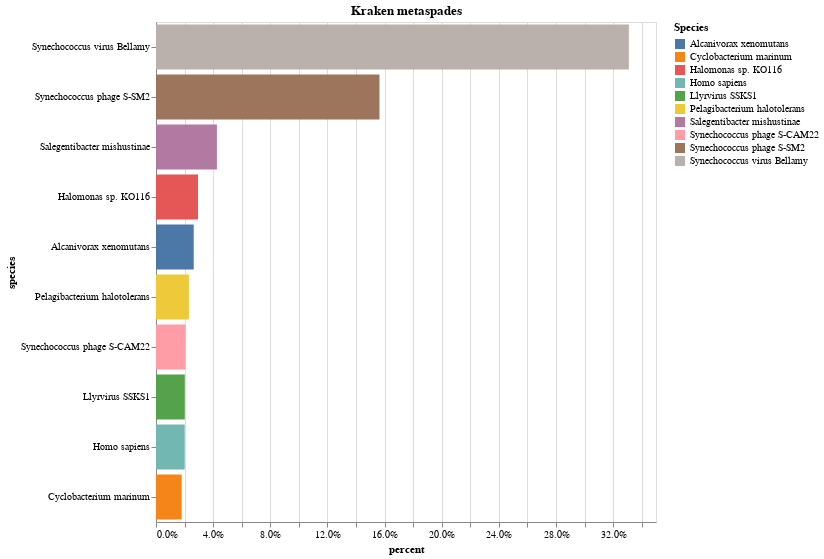

Here is the notebook cell this chart was saved with:
### Code cell
alt.Chart(kraken_metaspades, title='Kraken metaspades').mark_bar().encode(
 alt.X('percent:Q', axis=alt.Axis(format='.1%')),
 alt.Y('species:N', sort='-x'),
 alt.Color('species', title='Species')
).properties(width=500, height=500)

### Figure 1 — Vega-Lite specification as saved in the notebook (floating-point values rounded to 4 significant figures)
{"config": {"view": {"continuousWidth": 400, "continuousHeight": 300}}, "data": {"name": "data-d10753fae3da102046a7c656015b83fa"}, "mark": "bar", "encoding": {"color": {"field": "species", "title": "Species", "type": "nominal"}, "x": {"axis": {"format": ".1%"}, "field": "percent", "type": "quantitative"}, "y": {"field": "species", "sort": "-x", "type": "nominal"}}, "height": 500, "title": "Kraken metaspades", "width": 500, "$schema": "https://vega.github.io/schema/vega-lite/v4.17.0.json", "datasets": {"data-d10753fae3da102046a7c656015b83fa": [{"taxonomy": "s__Synechococcus virus Bellamy", "count": 31245, "domain": "Virus", "kingdom": null, "phylum": null, "klass": null, "order": null, "family": null, "genus": null, "species": "Synechococcus virus Bellamy", "percent": 0.331}, {"taxonomy": "s__Synechococcus phage S-SM2", "count": 14767, "domain": "Virus", "kingdom": null, "phylum": null, "klass": null, "order": null, "family": null, "genus": null, "species": "Synechococcus phage S-SM2", "percent": 0.1564}, {"taxonomy": "s__Salegentibacter mishustinae", "count": 4024, "domain": "Bacteria", "kingdom": null, "phylum": null, "klass": null, "order": null, "family": null, "genus": null, "species": "Salegentibacter mishustinae", "percent": 0.04263}, {"taxonomy": "s__Halomonas sp. KO116", "count": 2776, "domain": "Bacteria", "kingdom": null, "phylum": null, "klass": null, "order": null, "family": null, "genus": null, "species": "Halomonas sp. KO116", "percent": 0.02941}, {"taxonomy": "s__Alcanivorax xenomutans", "count": 2493, "domain": "Bacteria", "kingdom": null, "phylum": null, "klass": null, "order": null, "family": null, "genus": null, "species": "Alcanivorax xenomutans", "percent": 0.02641}, {"taxonomy": "s__Pelagibacterium halotolerans", "count": 2174, "domain": "Bacteria", "kingdom": null, "phylum": null, "klass": null, "order": null, "family": null, "genus": null, "species": "Pelagibacterium halotolerans", "percent": 0.02303}, {"taxonomy": "s__Synechococcus phage S-CAM22", "count": 1951, "domain": "Virus", "kingdom": null, "phylum": null, "klass": null, "order": null, "family": null, "genus": null, "species": "Synechococcus phage S-CAM22", "percent": 0.02067}, {"taxonomy": "s__Llyrvirus SSKS1", "count": 1904, "domain": "Virus", "kingdom": null, "phylum": null, "klass": null, "order": null, "family": null, "genus": null, "species": "Llyrvirus SSKS1", "percent": 0.02017}, {"taxonomy": "s__Homo sapiens", "count": 1897, "domain": "Other", "kingdom": null, "phylum": null, "klass": null, "order": null, "family": null, "genus": null, "species": "Homo sapiens", "percent": 0.0201}, {"taxonomy": "s__Cyclobacterium marinum", "count": 1697, "domain": "Bacteria", "kingdom": null, "phylum": null, "klass": null, "order": null, "family": null, "genus": null, "species": "Cyclobacterium marinum", "percent": 0.01798}]}}
